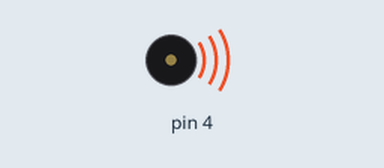
Bench run of a sketch on a simulated Arduino Uno, built with avr-gcc and run on an emulated ATmega328P. Shown: buzzer (waves = sounding).

Above: at 0.15 s.
At 5.85 s:
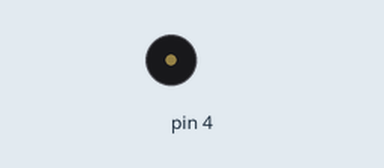
Timing chart, 0 to 6.2 s (numbered marks = the images above):
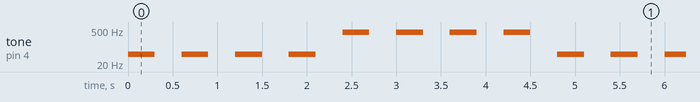

Measured:
- by itself, tone on pin 4: repeats every 4.8 s: 3 × (silent 0.30 s, 50 Hz 0.30 s), 4 × (silent 0.30 s, 400 Hz 0.30 s), silent 0.30 s, 50 Hz 0.30 s

The sketch:

TONE.ino
```cpp
void setup(){
  pinMode(4,OUTPUT);
}
void loop(){
  int i;
  for(i=0;i<4;i++){
    tone(4,50);
    delay(300);
    noTone(4);
    delay(300);
  }
  for(i=0;i<4;i++){
    tone(4,400);
    delay(300);
    noTone(4);
    delay(300);
  }
}
```
